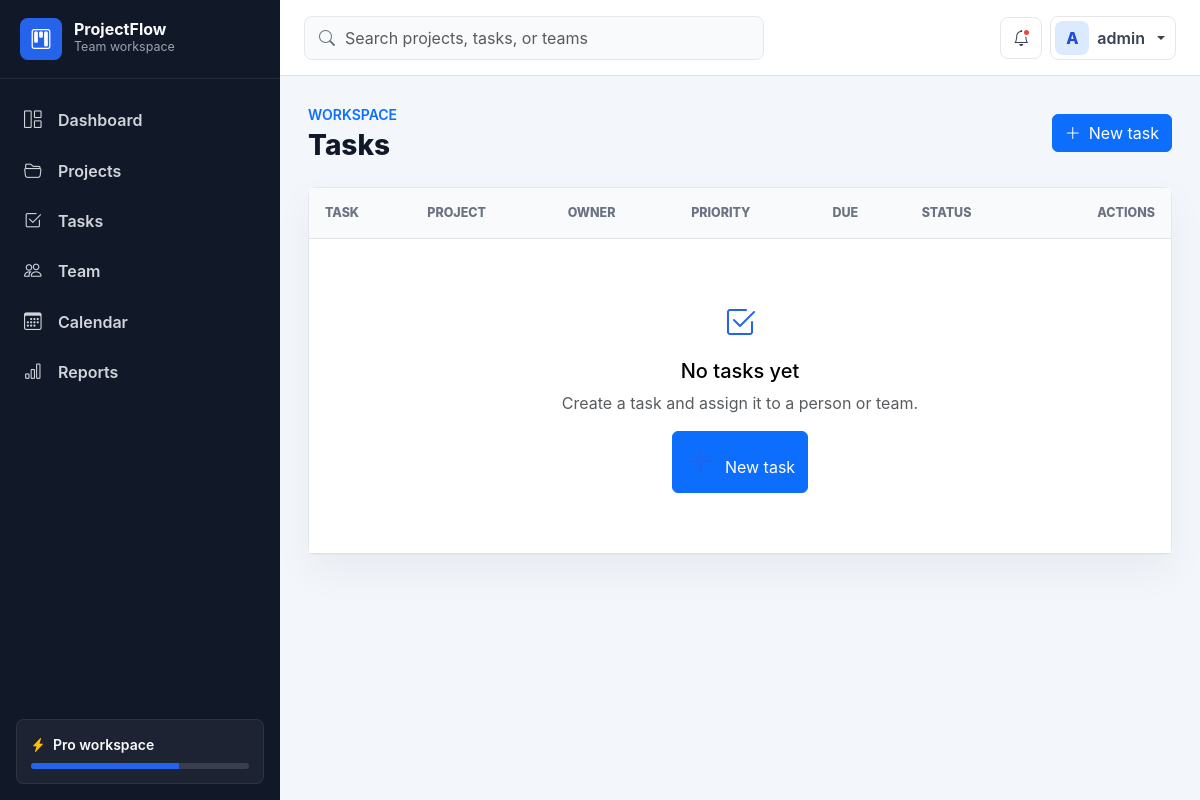
Page /tasks/ (signed in) on the earlier database version.
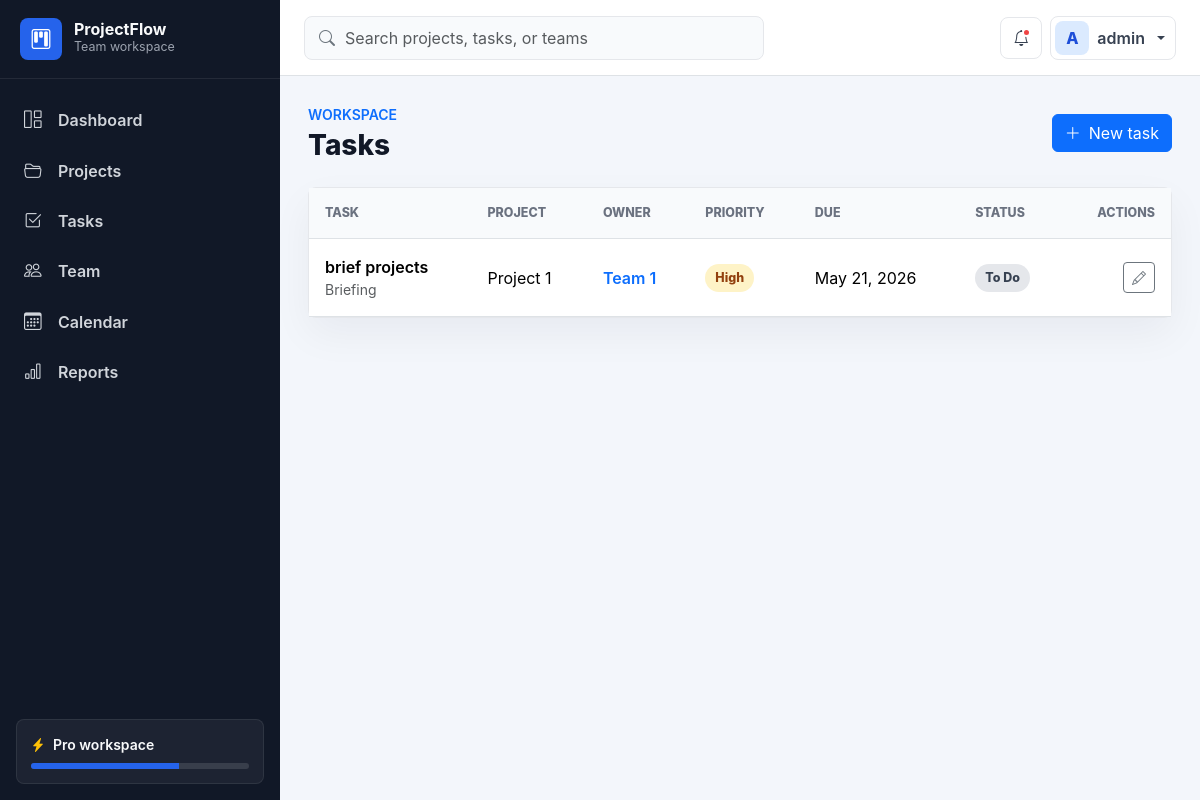
Same page on the later database version.
### tasks/models.py (models this page shows, shortened)
class Task(models.Model):
    STATUS_CHOICES = [
        ('todo', 'To Do'),
        ('in_progress', 'In Progress'),
        ('review', 'In Review'),
        ('done', 'Done'),
        ('blocked', 'Blocked'),
    ]
    PRIORITY_CHOICES = [
        ('low', 'Low'),
        ('medium', 'Medium'),
        ('high', 'High'),
        ('urgent', 'Urgent'),
    ]
    phase = models.ForeignKey(ProjectPhase, on_delete=models.CASCADE, related_name='tasks')
    title = models.CharField(max_length=150)
    description = models.TextField(blank=True)
    assigned_to = models.ForeignKey(Employee, on_delete=models.SET_NULL, null=True, blank=True)
    assigned_team = models.ForeignKey(Team, on_delete=models.SET_NULL, null=True, blank=True, related_name='tasks')
    status = models.CharField(max_length=30, choices=STATUS_CHOICES, default='todo')
    priority = models.CharField(max_length=20, choices=PRIORITY_CHOICES, default='medium')
    due_date = models.DateField(null=True, blank=True)
    created_at = models.DateTimeField(auto_now_add=True)

### project/models.py (models this page shows, shortened)
class ProjectPhase(models.Model):
    project = models.ForeignKey(Project, on_delete=models.CASCADE, related_name='phases')
    name = models.CharField(max_length=150)
    description = models.TextField(blank=True)
    order = models.PositiveIntegerField(default=1)
    start_date = models.DateField(null=True, blank=True)
    end_date = models.DateField(null=True, blank=True)
    class Meta:
        ordering = ['order', 'start_date', 'name']

class Project(models.Model):
    STATUS_CHOICES = [
        ('planning', 'Planning'),
        ('in_progress', 'In Progress'),
        ('on_hold', 'On Hold'),
        ('completed', 'Completed'),
        ('cancelled', 'Cancelled'),
    ]
    project_id = models.UUIDField(primary_key=True, default=uuid.uuid4, editable=False)
    name = models.CharField(max_length=255)
    client_name = models.CharField(max_length=150, blank=True)
    manager = models.ForeignKey(Employee, on_delete=models.SET_NULL, null=True, blank=True)
    description = models.TextField(blank=True)
    start_date = models.DateField()
    end_date = models.DateField()
    status = models.CharField(max_length=30, choices=STATUS_CHOICES, default='planning')
    created_at = models.DateTimeField(auto_now_add=True)
    updated_at = models.DateTimeField(auto_now=True)

### employees/models.py (models this page shows)
class Team(models.Model):
  team_id = models.UUIDField(primary_key=True, default=uuid.uuid4, editable=False)
  name = models.CharField(max_length=120)
  description = models.TextField(blank=True)
  lead = models.ForeignKey(
      Employee,
      on_delete=models.SET_NULL,
      null=True,
      blank=True,
      related_name='leading_teams',
  )
  members = models.ManyToManyField(Employee, blank=True, related_name='teams')
  created_at = models.DateTimeField(auto_now_add=True)
  updated_at = models.DateTimeField(auto_now=True)
  class Meta:
      ordering = ['name']
  def __str__(self):
      return self.name

### tasks/views.py (the view)
# urls.py: path('', views.task_list, name='list'),
@login_required
def task_list(request):
    tasks = Task.objects.select_related(
        'phase',
        'phase__project',
        'assigned_to',
        'assigned_team',
    ).order_by('due_date', '-created_at')
    return render(request, 'tasks/task_list.html', {'tasks': tasks})

### templates/tasks/task_list.html (shortened to what this page needs)
{% extends 'base.html' %}
{% block page_title %}Tasks{% endblock %}
{% block page_actions %}
    <a class="btn btn-primary" href="{% url 'tasks:create' %}">
        <i class="bi bi-plus-lg me-2"></i>New task
    </a>
{% endblock %}
{% block content %}
    <div class="table-shell">
        <div class="table-responsive">
            <table class="table align-middle mb-0">
                <thead>
                    <tr>
                        <th>Task</th>
                        <th>Project</th>
                        <th>Owner</th>
                        <th>Priority</th>
                        <th>Due</th>
                        <th>Status</th>
                        <th class="text-end">Actions</th>
                    </tr>
                </thead>
                <tbody>
                    {% for task in tasks %}
                        <tr>
                            <td>
                                <div class="fw-semibold">{{ task.title }}</div>
                                <div class="text-muted small">{{ task.phase.name }}</div>
                            </td>
                            <td>{{ task.phase.project.name }}</td>
                            <td>
                                {% if task.assigned_team %}
                                    <a class="text-decoration-none fw-semibold" href="{% url 'employees:team_detail' task.assigned_team.team_id %}">
                                        {{ task.assigned_team }}
                                    </a>
                                {% elif task.assigned_to %}
                                    {{ task.assigned_to }}
                                {% else %}
                                    <span class="text-muted">Unassigned</span>
                                {% endif %}
                            </td>
                            <td><span class="status-pill priority-{{ task.priority }}">{{ task.get_priority_display }}</span></td>
                            <td>{{ task.due_date|date:'M j, Y'|default:'-' }}</td>
                            <td><span class="status-pill status-{{ task.status }}">{{ task.get_status_display }}</span></td>
                            <td class="text-end">
                                <a class="btn btn-sm btn-outline-secondary" href="{% url 'tasks:edit' task.id %}" title="Edit">
                                    <i class="bi bi-pencil"></i>
                                </a>
                            </td>
                        </tr>
                    {% empty %}
                        <tr>
                            <td colspan="7">
                                <div class="empty-state">
                                    <i class="bi bi-check2-square"></i>
                                    <h2 class="h5 mb-2">No tasks yet</h2>
                                    <p class="text-muted mb-3">Create a task and assign it to a person or team.</p>
                                    <a class="btn btn-primary" href="{% url 'tasks:create' %}">
                                        <i class="bi bi-plus-lg me-2"></i>New task
                                    </a>
                                </div>
                            </td>
                        </tr>
                    {% endfor %}
                </tbody>
            </table>
        </div>
    </div>
{% endblock %}

Differences in the rows shown:
added Task: title "brief projects", phase.name "Briefing", phase.project.name "Project 1", assigned_team "Team 1", priority "High", due_date "May 21, 2026", status "To Do"
Other differences:
text no longer shown: "No tasks yet Create a task and assign it to a person or team. New task"
